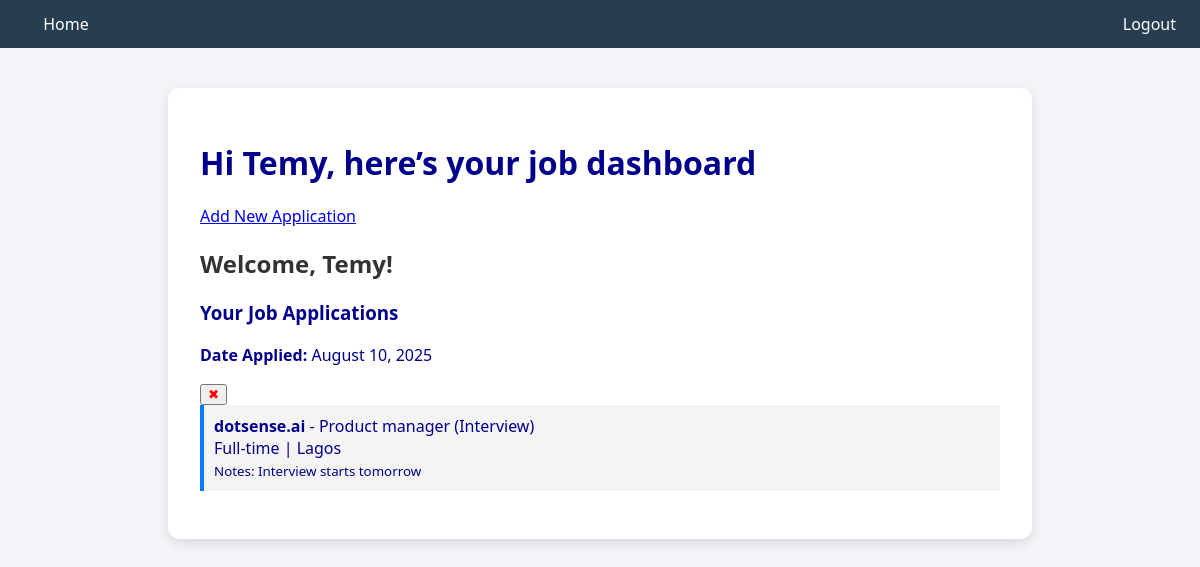
The page /dashboard (signed in) on the database its author committed.
### website/models.py (models this page shows)
class User(db.Model, UserMixin):
    id = db.Column(db.Integer, primary_key=True)
    email = db.Column(db.String(80), unique=True, nullable=False)
    first_name = db.Column(db.String(100), nullable=False)
    password = db.Column(db.String(100), nullable=False)
    jobs = db.relationship("Job", backref="user", lazy=True)

class Job(db.Model):
    id = db.Column(db.Integer, primary_key=True)
    company = db.Column(db.String(150), nullable=False)
    position = db.Column(db.String(150), nullable=False)
    application_date = db.Column(db.DateTime(timezone=True), default=func.now())
    status = db.Column(db.String(50), default='Applied')    #Interview, offer, rejected
    job_type = db.Column(db.String(50))     #Full time, part time, internship
    location = db.Column(db.String(100))
    link = db.Column(db.String(300))
    notes = db.Column(db.Text)
    user_id = db.Column(db.Integer, db.ForeignKey('user.id'))

### website/dashboard.py (the view)
@dashboard.route('/dashboard', methods=["GET"])
@login_required
def view_dashboard():
    user_id = current_user.id
    applications = Job.query.filter_by(user_id=user_id).all()
    return render_template('dashboard.html', applications=applications, user=current_user)

### website/__init__.py (called while the page is built)
def create_app():
    app = Flask(__name__)
    api = Api(app)
    SECRET_KEY = os.getenv("SECRET_KEY")
    app.config['SECRET_KEY'] = SECRET_KEY
    app.config["SQLALCHEMY_DATABASE_URI"] = f"sqlite:///{DB_NAME}"
    db.init_app(app)
    app.register_blueprint(views, url_prefix="/")
    app.register_blueprint(auth, url_prefix="/")
    app.register_blueprint(dashboard, url_prefix="/")
    api.add_resource(JobResource, "/job", "/job/<int:id>")
    from .models import User,Job
    create_database(app)
    login_manager = LoginManager()
    login_manager.login_view = 'auth.login'
    login_manager.init_app(app)
    @login_manager.user_loader
    def load_user(id):
        return User.query.get(int(id))
    return app, api

### website/template/dashboard.html (shortened to what this page needs)
{% extends "base.html" %} {% block title %}home{% endblock %} {% block content
%}
<div class="dashboard-header">
  <h1>Hi {{ current_user.first_name }}, here’s your job dashboard</h1>
  <a href={{ url_for('views.home') }}>Add New Application</a>
</div>
<h2>Welcome, {{ current_user.first_name }}!</h2>
<h3>Your Job Applications</h3>
{% if applications %}
<ul class="application-list">
  {% for app in applications %}
  <p><strong>Date Applied:</strong> {{ app.application_date.strftime('%B %d, %Y') }}</p>
  <form action="{{ url_for('dashboard.delete_application', id=app.id) }}" method="POST" class="delete-form">
    <button type="submit" class="cancel-icon" title="Cancel" onclick="return confirm('Remove this application?');">
      ✖
    </button>
  </form>
  <li>
    <strong>{{ app.company }}</strong> - {{ app.position }} ({{ app.status }})
    <br />
    {{ app.job_type }} | {{ app.location }}<br />
    <small>Notes: {{ app.notes or "None" }}</small>
  </li>
  {% endfor %}
</ul>
{% else %}
<p>No applications found.</p>
{% endif %} {% endblock %}

### website/static/styles.css (style rules this page uses)
body { margin: 0; font-family: Arial, Helvetica, sans-serif; background-color: #080808; color: darkblue; }
body { font-family: "Segoe UI", sans-serif; background-color: #f2f4f8; margin: 0; padding: 0; }
h2 { margin-bottom: 20px; color: #333; }
.application-list { list-style-type: none; padding: 0; }
.application-list li { background: #f4f4f4; margin-bottom: 15px; padding: 10px; border-left: 4px solid #007bff; }
.cancel-icon { color: red; }

### rows shown on the page
User: first_name "Temy"
Job: application_date "August 10, 2025", company "dotsense.ai", position "Product manager", status "Interview", job_type "Full-time", location "Lagos", notes "Interview starts tomorrow"
